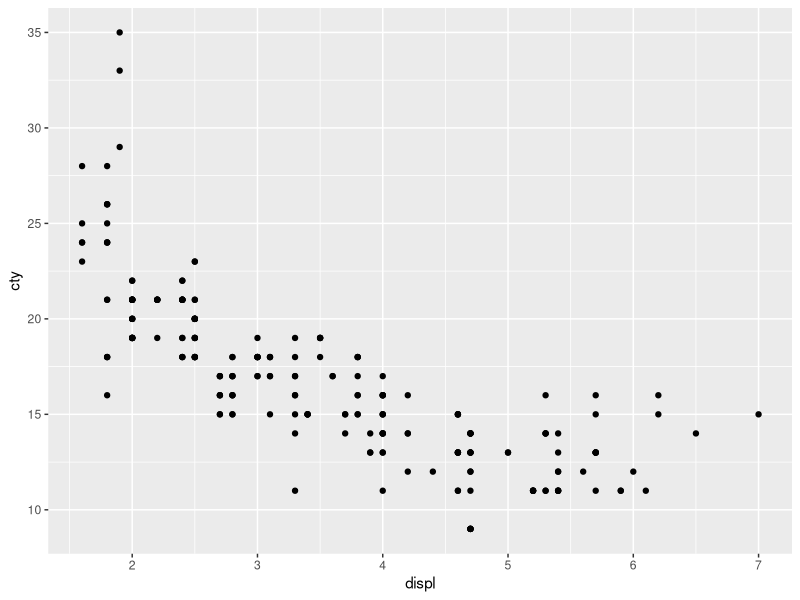
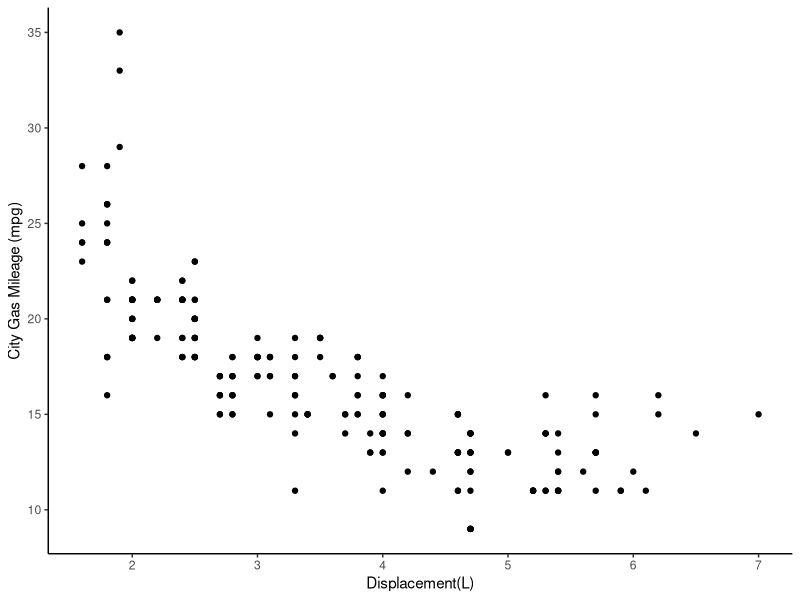
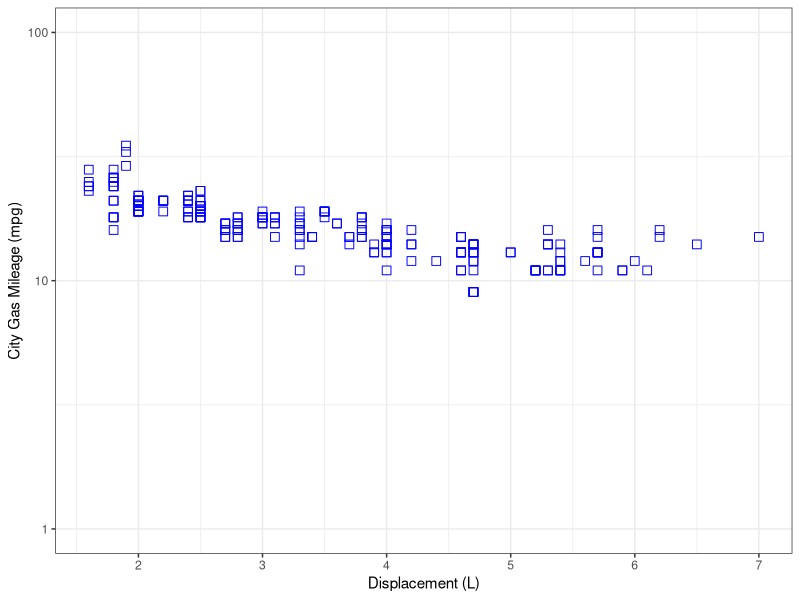
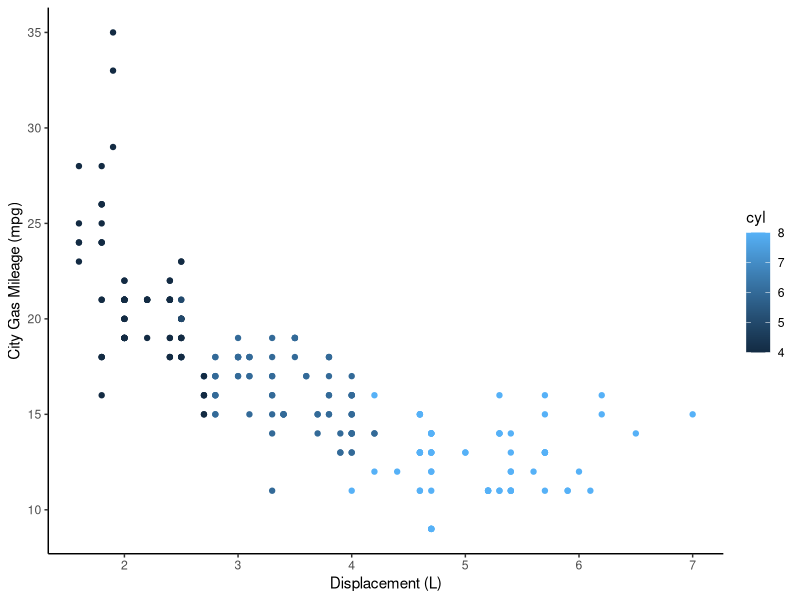

The R script that drew these images, in order:
#This Lesson is an intro to Plotting and Visualization of Continous Data

#loading proper libraries
library(ggplot2)
library(cowplot)
#importing the mpg data
mpg = read.table("mpg.txt",header=T,sep = "\t",stringsAsFactors = F)
#sample scatterplot
ggplot(data=mpg,aes(x=displ,y= cty)) + geom_point() 
#getting rid of gridlines
ggplot(data=mpg,aes(x=displ,y= cty)) + geom_point() +theme_classic() + 
  xlab("Displacement(L)") + ylab("City Gas Mileage (mpg)")
#Changing point colors
ggplot(data=mpg,aes(x=displ,y=cty)) + geom_point(color = "blue", shape = 22, size = 3) +
  theme_bw() + xlab("Displacement (L)") + ylab("City Gas Mileage (mpg)") +
  scale_y_log10(limits=c(1,100),breaks=c(1,10,100))
#Having color for points be scaled with data value
ggplot(data=mpg,aes(x=displ,y=cty,col=cyl)) + geom_point() +
  theme_classic() + xlab("Displacement (L)") + ylab("City Gas Mileage (mpg)")
